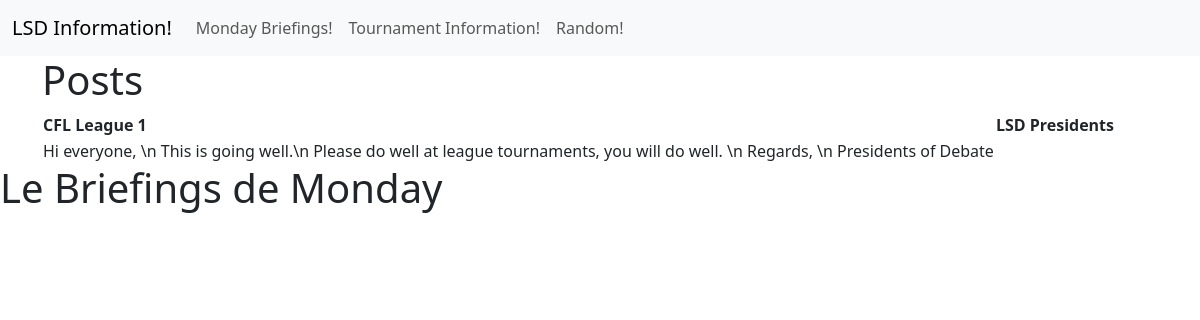
The page /tournaments on the database as committed earlier.
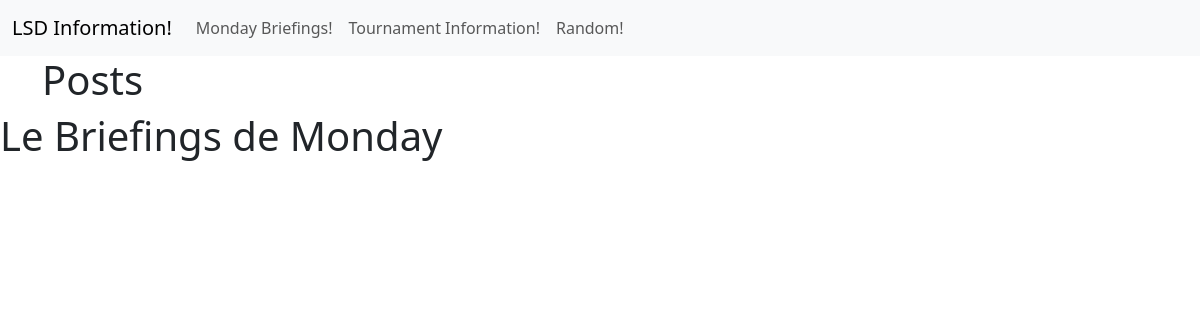
The same page on the database as committed later.
### tables this page shows
CREATE TABLE tournaments (subject LONGTEXT, sender LONGTEXT, body LONGTEXT);

### app.py (the view)
@app.route('/tournaments')
def render_tournaments():
    conn = get_db_connection_better("Email/emails")
    tournaments = conn.execute('SELECT * FROM tournaments').fetchall()
    tournaments_list = []
    for m in list(tournaments):
        tournaments_list.append(list(m))
    tournaments = tournaments_list
    return render_template("extend_emails.html", emails = tournaments_list)

### app.py (called while the page is built)
def get_db_connection_better(path):
    conn = sqlite3.connect(path +'.db')
    return conn

### templates/extend_emails.html
{% extends 'emails.html' %}
{% block content %}
    <h1>{% block title %} Posts {% endblock %}</h1>
    {% for email in emails %}
        <div class='post'>
            <table>
                <tr>
                    <th>{{ email[0] }}</th>
                    <th>{{ email[1] }}</th>
                </tr>
                <tr>
                    <td>{{ email[2] | safe}}</th>
                </tr>
            </table>
        </div>
    {% endfor %}
{% endblock %}

### templates/emails.html (shortened to what this page needs)
<!DOCTYPE html>
<html lang="en">
<head>
    <link href="https://cdn.jsdelivr.net/npm/bootstrap@5.3.0-alpha3/dist/css/bootstrap.min.css" rel="stylesheet">
</head>
<body>
    <nav class="navbar navbar-expand-lg navbar-light bg-light">
        <div class="container-fluid">
            <a class="navbar-brand" href="https://lichess.org/">LSD Information!</a>
            <div class="collapse navbar-collapse" id="navbarNav">
            <ul class="navbar-nav">
                <li class="nav-item">
                  <a class="nav-link" href="monday_briefing">Monday Briefings!</a>
                </li>
                <li class="nav-item">
                  <a class="nav-link" href="tournament">Tournament Information!</a>
                </li>
                <li class="nav-item">
                    <a class="nav-link" href="misc">Random!</a>
                  </li>
            </ul>
            </div>
        </div>
        </nav>
        <div class="container">
            {% block content %} {% endblock %}
        </div>
        <h1> Le Briefings de Monday</h1>
      </body>
</html>

Rows that differ between the two databases and show on the page:
removed tournaments: subject "CFL League 1", sender "LSD Presidents", body "Hi everyone, \\n This is going well.\\n Please do well at league tournaments, you will do well. \\n Regards, \\n Presidents of Debate"
